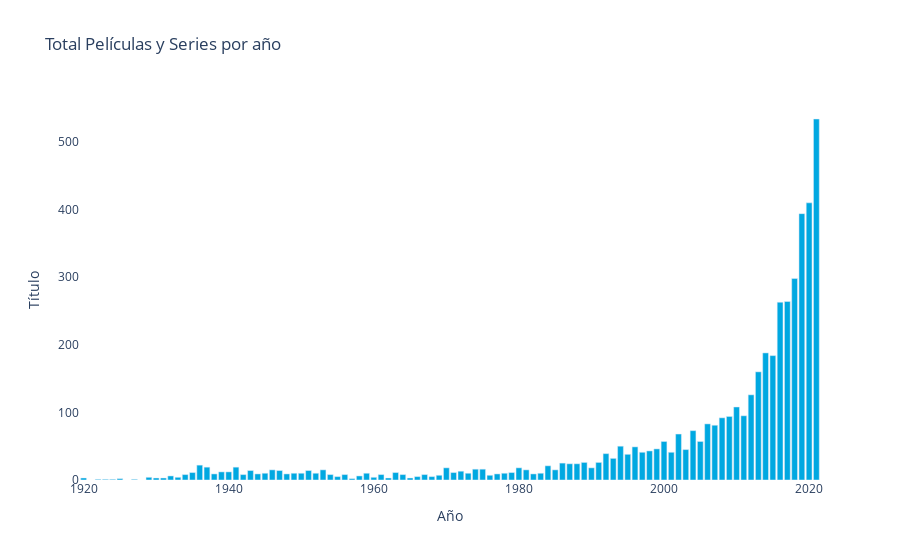

Notebook code cell kept with this figure:
### Code cell
dfg = merged_df.groupby('startYear').count().reset_index()
display(dfg.head())

fig = px.bar(dfg, x='startYear', y='title', title='Total Películas y Series por año',
            labels={'startYear':'Año', 'title': 'Título'}, color_discrete_sequence=['rgba(0,168,225,1)'])
#fig.update_yaxes(color='white')
#fig.update_xaxes(color='white')

fig.update_layout({
'plot_bgcolor': 'rgba(255,255,255,1)',
#'paper_bgcolor': 'rgba(35,47,62,1)',
})
fig.show()

### Figure 1 — Plotly figure (JSON) as saved in the notebook; plotly's stock layout.template omitted (floating-point values rounded to 4 significant figures)
{"data": [{"alignmentgroup": "True", "hovertemplate": "Año=%{x}<br>Título=%{y}<extra></extra>", "legendgroup": "", "marker": {"color": "rgba(0,168,225,1)", "pattern": {"shape": ""}}, "name": "", "offsetgroup": "", "orientation": "v", "showlegend": false, "textposition": "auto", "type": "bar", "x": [1920, 1922, 1923, 1924, 1925, 1927, 1929, 1930, 1931, 1932, 1933, 1934, 1935, 1936, 1937, 1938, 1939, 1940, 1941, 1942, 1943, 1944, 1945, 1946, 1947, 1948, 1949, 1950, 1951, 1952, 1953, 1954, 1955, 1956, 1957, 1958, 1959, 1960, 1961, 1962, 1963, 1964, 1965, 1966, 1967, 1968, 1969, 1970, 1971, 1972, 1973, 1974, 1975, 1976, 1977, 1978, 1979, 1980, 1981, 1982, 1983, 1984, 1985, 1986, 1987, 1988, 1989, 1990, 1991, 1992, 1993, 1994, 1995, 1996, 1997, 1998, 1999, 2000, 2001, 2002, 2003, 2004, 2005, 2006, 2007, 2008, 2009, 2010, 2011, 2012, 2013, 2014, 2015, 2016, 2017, 2018, 2019, 2020, 2021], "xaxis": "x", "y": [3, 1, 1, 1, 2, 1, 4, 3, 3, 6, 4, 8, 11, 22, 19, 9, 12, 12, 19, 8, 14, 9, 10, 15, 14, 9, 10, 10, 14, 10, 15, 8, 5, 8, 2, 6, 10, 4, 8, 3, 11, 8, 3, 5, 8, 5, 7, 18, 11, 13, 10, 16, 16, 7, 9, 10, 11, 18, 15, 9, 10, 21, 15, 25, 24, 24, 26, 18, 26, 39, 32, 50, 38, 49, 41, 43, 46, 57, 41, 68, 45, 73, 57, 83, 81, 92, 94, 108, 95, 126, 160, 188, 184, 263, 264, 298, 394, 410, 534], "yaxis": "y"}], "layout": {"barmode": "relative", "legend": {"tracegroupgap": 0}, "plot_bgcolor": "rgba(255,255,255,1)", "title": {"text": "Total Películas y Series por año"}, "xaxis": {"anchor": "y", "domain": [0, 1], "title": {"text": "Año"}}, "yaxis": {"anchor": "x", "domain": [0, 1], "title": {"text": "Título"}}}}
